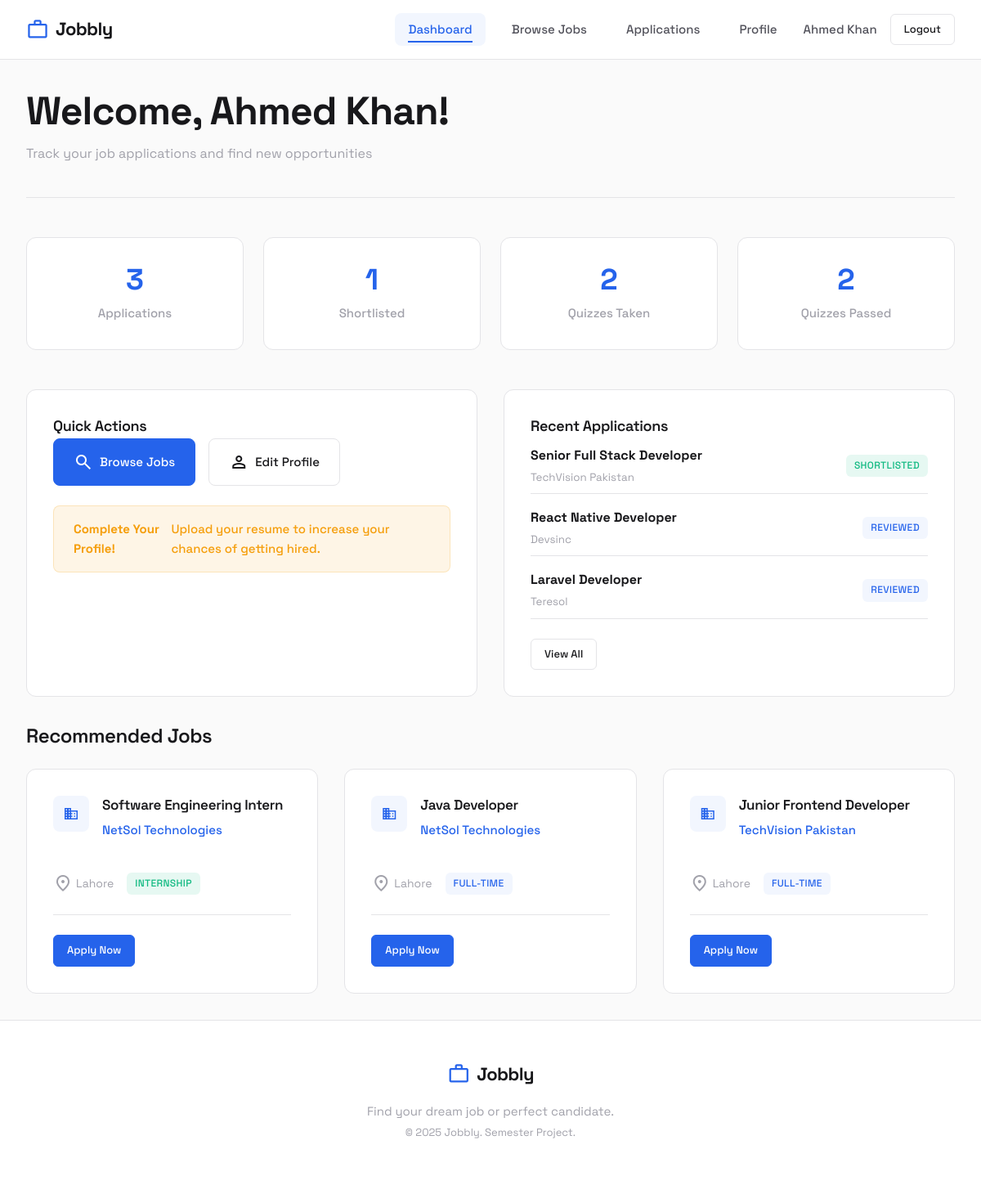
Page /v1-php/seeker/dashboard.php (signed in) on the committed database.
### tables this page shows
CREATE TABLE seekers (
    seeker_id INT AUTO_INCREMENT PRIMARY KEY,
    user_id INT NOT NULL UNIQUE,
    full_name VARCHAR(255) NOT NULL,
    pfp VARCHAR(255),
    resume_url VARCHAR(255),
    experience TEXT,
    education ENUM('Matric', 'Inter', 'BS', 'MS', 'PhD') DEFAULT 'Matric',
    FOREIGN KEY (user_id) REFERENCES users(user_id) ON DELETE CASCADE
);

CREATE TABLE applications (
    application_id INT AUTO_INCREMENT PRIMARY KEY,
    job_id INT NOT NULL,
    seeker_id INT NOT NULL,
    applied_date TIMESTAMP DEFAULT CURRENT_TIMESTAMP,
    status ENUM('pending', 'reviewed', 'shortlisted', 'rejected') DEFAULT 'pending',
    FOREIGN KEY (job_id) REFERENCES jobs(job_id) ON DELETE CASCADE,
    FOREIGN KEY (seeker_id) REFERENCES seekers(seeker_id) ON DELETE CASCADE,
    UNIQUE KEY unique_application (job_id, seeker_id)
);

CREATE TABLE jobs (
    job_id INT AUTO_INCREMENT PRIMARY KEY,
    company_id INT NOT NULL,
    title VARCHAR(255) NOT NULL,
    description TEXT,
    location VARCHAR(255),
    salary_min INT,
    salary_max INT,
    job_type ENUM('full-time', 'part-time', 'internship', 'contract', 'remote') DEFAULT 'full-time',
    required_skills TEXT,
    required_education ENUM('Matric', 'Inter', 'BS', 'MS', 'PhD') DEFAULT 'Matric',
    posted_date TIMESTAMP DEFAULT CURRENT_TIMESTAMP,
    status ENUM('active', 'closed') DEFAULT 'active',
    FOREIGN KEY (company_id) REFERENCES companies(company_id) ON DELETE CASCADE
);

CREATE TABLE companies (
    company_id INT AUTO_INCREMENT PRIMARY KEY,
    user_id INT NOT NULL UNIQUE,
    company_name VARCHAR(255) NOT NULL,
    description TEXT,
    logo_url VARCHAR(255),
    website VARCHAR(255),
    contact_no VARCHAR(50),
    FOREIGN KEY (user_id) REFERENCES users(user_id) ON DELETE CASCADE
);

### v1-php/includes/auth.php (called while the page is built, shortened)
<?php
require_once __DIR__ . '/functions.php';
function isLoggedIn() {
    return isset($_SESSION['user_id']);
}
function isCompany() {
    return isset($_SESSION['user_type']) && $_SESSION['user_type'] === 'company';
}

### v1-php/seeker/dashboard.php (the view, shortened to what this page needs)
<?php
require_once __DIR__ . '/../includes/auth.php';
$db = getDB();
$seekerId = $_SESSION['seeker_id'];
$stmt = $db->prepare("SELECT * FROM seekers WHERE seeker_id = ?");
$stmt->execute([$seekerId]);
$seeker = $stmt->fetch();
$stmt = $db->prepare("SELECT COUNT(*) FROM applications WHERE seeker_id = ?");
$stmt->execute([$seekerId]);
$totalApplications = $stmt->fetchColumn();
$stmt = $db->prepare("SELECT COUNT(*) FROM applications WHERE seeker_id = ? AND status = 'shortlisted'");
$stmt->execute([$seekerId]);
$shortlisted = $stmt->fetchColumn();
$stmt = $db->prepare("SELECT COUNT(*) FROM quiz_attempts WHERE seeker_id = ?");
$stmt->execute([$seekerId]);
$quizzesTaken = $stmt->fetchColumn();
$stmt = $db->prepare("SELECT COUNT(*) FROM quiz_attempts WHERE seeker_id = ? AND is_passed = 1");
$stmt->execute([$seekerId]);
$quizzesPassed = $stmt->fetchColumn();
$stmt = $db->prepare("
    SELECT a.*, j.title as job_title, c.company_name
    FROM applications a
    JOIN jobs j ON a.job_id = j.job_id
    JOIN companies c ON j.company_id = c.company_id
    WHERE a.seeker_id = ?
    ORDER BY a.applied_date DESC
    LIMIT 5
");
$stmt->execute([$seekerId]);
$recentApplications = $stmt->fetchAll();
$stmt = $db->prepare("
    SELECT j.*, c.company_name, c.logo_url
    FROM jobs j
    JOIN companies c ON j.company_id = c.company_id
    WHERE j.status = 'active'
    AND j.job_id NOT IN (SELECT job_id FROM applications WHERE seeker_id = ?)
    ORDER BY j.posted_date DESC
    LIMIT 3
");
$stmt->execute([$seekerId]);
$recommendedJobs = $stmt->fetchAll();
require_once __DIR__ . '/../includes/header.php';
?>
<div class="page-header">
    <h1 class="page-title">Welcome, <?= e($seeker['full_name']) ?>!</h1>
    <p class="page-subtitle">Track your job applications and find new opportunities</p>
</div>
<div class="stats-grid">
    <div class="stat-card">
        <div class="stat-number"><?= $totalApplications ?></div>
        <div class="stat-label">Applications</div>
    </div>
    <div class="stat-card">
        <div class="stat-number"><?= $shortlisted ?></div>
        <div class="stat-label">Shortlisted</div>
    </div>
    <div class="stat-card">
        <div class="stat-number"><?= $quizzesTaken ?></div>
        <div class="stat-label">Quizzes Taken</div>
    </div>
    <div class="stat-card">
        <div class="stat-number"><?= $quizzesPassed ?></div>
        <div class="stat-label">Quizzes Passed</div>
    </div>
</div>
<div class="grid grid-2">
    <div class="card">
        <h3 class="card-title mb-lg">Quick Actions</h3>
        <div class="flex flex-wrap gap-md">
            <a href="<?= SITE_URL ?>/seeker/browse-jobs.php" class="btn btn-primary">
                <span class="material-symbols-outlined">search</span>
                Browse Jobs
            </a>
            <a href="<?= SITE_URL ?>/seeker/profile.php" class="btn">
                <span class="material-symbols-outlined">person</span>
                Edit Profile
            </a>
        </div>
        <?php if (empty($seeker['resume_url'])): ?>
        <div class="alert alert-warning mt-lg" style="margin-bottom: 0;">
            <strong>Complete Your Profile!</strong> Upload your resume to increase your chances of getting hired.
        </div>
        <?php endif; ?>
    </div>
    <div class="card">
        <h3 class="card-title mb-lg">Recent Applications</h3>
        <?php if (empty($recentApplications)): ?>
            <p class="text-muted">No applications yet. Start browsing jobs!</p>
        <?php else: ?>
            <div class="dashboard-list">
                <?php foreach ($recentApplications as $app): ?>
                <div class="dashboard-list-item">
                    <div>
                        <strong><?= e($app['job_title']) ?></strong>
                        <br><small class="text-muted"><?= e($app['company_name']) ?></small>
                    </div>
                    <span class="badge <?= getStatusBadge($app['status']) ?>"><?= e($app['status']) ?></span>
                </div>
                <?php endforeach; ?>
            </div>
            <a href="<?= SITE_URL ?>/seeker/my-applications.php" class="btn btn-sm mt-lg">View All</a>
        <?php endif; ?>
    </div>
</div>
<?php if (!empty($recommendedJobs)): ?>
<div class="mt-xl">
    <h3 class="mb-lg">Recommended Jobs</h3>
    <div class="grid grid-3">
        <?php foreach ($recommendedJobs as $job): ?>
        <div class="card job-card">
            <div class="card-header">
                <?= companyLogo($job['logo_url']) ?>
                <div>
                    <h4 class="job-title"><?= e($job['title']) ?></h4>
                    <p class="job-company"><?= e($job['company_name']) ?></p>
                </div>
            </div>
            <div class="card-meta">
                <span class="card-meta-item">
                    <span class="material-symbols-outlined">location_on</span>
                    <?= e($job['location'] ?: 'Remote') ?>
                </span>
                <span class="badge <?= getJobTypeBadge($job['job_type']) ?>"><?= e($job['job_type']) ?></span>
            </div>
            <div class="card-actions">
                <a href="<?= SITE_URL ?>/seeker/apply.php?job=<?= $job['job_id'] ?>" class="btn btn-primary btn-sm">Apply Now</a>
            </div>
        </div>
        <?php endforeach; ?>
    </div>
</div>
<?php endif; ?>
<?php require_once __DIR__ . '/../includes/footer.php'; ?>

### v1-php/includes/header.php (shortened to what this page needs)
<?php
require_once __DIR__ . '/auth.php';
require_once __DIR__ . '/functions.php';
$currentPage = basename($_SERVER['PHP_SELF'], '.php');
?>
<!DOCTYPE html>
<html lang="en">
<head>
    <link rel="stylesheet" href="<?= SITE_URL ?>/assets/css/variables.css">
    <link rel="stylesheet" href="<?= SITE_URL ?>/assets/css/style.css">
    <link rel="stylesheet" href="<?= SITE_URL ?>/assets/css/components.css">
</head>
<body>
    <nav class="navbar">
        <div class="nav-container">
            <a href="<?= SITE_URL ?>/" class="nav-logo">
                <span class="material-symbols-outlined logo-icon">work</span>
                <span class="logo-text"><?= SITE_NAME ?></span>
            </a>
            <div class="nav-links">
                <?php if (isLoggedIn()): ?>
                    <?php if (isCompany()): ?>
                        <a href="<?= SITE_URL ?>/company/dashboard.php" class="nav-link <?= $currentPage === 'dashboard' ? 'active' : '' ?>">Dashboard</a>
                        <a href="<?= SITE_URL ?>/company/post-job.php" class="nav-link <?= $currentPage === 'post-job' ? 'active' : '' ?>">Post Job</a>
                        <a href="<?= SITE_URL ?>/company/manage-jobs.php" class="nav-link <?= $currentPage === 'manage-jobs' ? 'active' : '' ?>">My Jobs</a>
                        <a href="<?= SITE_URL ?>/company/profile.php" class="nav-link <?= $currentPage === 'profile' ? 'active' : '' ?>">Profile</a>
                    <?php else: ?>
                        <a href="<?= SITE_URL ?>/seeker/dashboard.php" class="nav-link <?= $currentPage === 'dashboard' ? 'active' : '' ?>">Dashboard</a>
                        <a href="<?= SITE_URL ?>/seeker/browse-jobs.php" class="nav-link <?= $currentPage === 'browse-jobs' ? 'active' : '' ?>">Browse Jobs</a>
                        <a href="<?= SITE_URL ?>/seeker/my-applications.php" class="nav-link <?= $currentPage === 'my-applications' ? 'active' : '' ?>">Applications</a>
                        <a href="<?= SITE_URL ?>/seeker/profile.php" class="nav-link <?= $currentPage === 'profile' ? 'active' : '' ?>">Profile</a>
                    <?php endif; ?>
                    <div class="nav-user">
                        <span class="user-name"><?= e($_SESSION['company_name'] ?? $_SESSION['full_name'] ?? $_SESSION['email']) ?></span>
                        <a href="<?= SITE_URL ?>/auth/logout.php" class="btn btn-outline btn-sm">Logout</a>
                    </div>
                <?php else: ?>
                    <a href="<?= SITE_URL ?>/auth/login.php" class="nav-link">Login</a>
                    <a href="<?= SITE_URL ?>/auth/register.php" class="btn btn-primary btn-sm">Get Started</a>
                <?php endif; ?>
            </div>
        </div>
    </nav>
    <main class="main-content">

### v1-php/includes/functions.php (shortened to what this page needs)
<?php
function e($string) {
    return htmlspecialchars($string, ENT_QUOTES, 'UTF-8');
}
function getJobTypeBadge($type) {
    $badges = [
        'full-time' => 'badge-primary',
        'part-time' => 'badge-secondary',
        'internship' => 'badge-success',
        'contract' => 'badge-warning',
        'remote' => 'badge-info'
    ];
    return $badges[$type] ?? 'badge-default';
}
function getStatusBadge($status) {
    $badges = [
        'pending' => 'badge-warning',
        'reviewed' => 'badge-info',
        'shortlisted' => 'badge-success',
        'rejected' => 'badge-danger',
        'active' => 'badge-success',
        'closed' => 'badge-secondary'
    ];
    return $badges[$status] ?? 'badge-default';
}
function companyLogo($logoUrl, $size = '') {
    $placeholder = $size === 'lg' ? 'company-logo-placeholder-lg' : 'company-logo-placeholder';
    return '<div class="' . $placeholder . '"><span class="material-symbols-outlined">business</span></div>';
}

### v1-php/includes/footer.php (shortened to what this page needs)
    </main>
    <footer class="footer">
        <div class="footer-container">
            <div class="footer-brand">
                <span class="material-symbols-outlined logo-icon">work</span>
                <span class="logo-text"><?= SITE_NAME ?></span>
            </div>
            <p class="footer-text">Find your dream job or perfect candidate.</p>
            <p class="footer-copy">&copy; <?= date('Y') ?> <?= SITE_NAME ?>. Semester Project.</p>
        </div>
    </footer>
</body>
</html>

### v1-php/assets/css/variables.css (style rules this page uses)
:root { --primary: #2563eb; --primary-hover: #1d4ed8; --primary-light: #eff6ff; --primary-subtle: rgba(37, 99, 235, 0.06); --accent-yellow: #f59e0b; --accent-green: #10b981; --accent-red: #ef4444; --accent-purple: #8b5cf6; --success: #22c55e; --bg: #fafafa; --bg-alt: #ffffff; --bg-elevated: #ffffff; --text: #18181b; --text-secondary: #52525b; --text-muted: #a1a1aa; --border: #e4e4e7; --border-hover: #d4d4d8; --shadow-xs: 0 1px 2px rgba(0, 0, 0, 0.04); --shadow-sm: 0 2px 4px rgba(0, 0, 0, 0.04), 0 1px 2px rgba(0, 0, 0, 0.02); --shadow-md: 0 4px 12px rgba(0, 0, 0, 0.06), 0 2px 4px rgba(0, 0, 0, 0.04); --shadow-lg: 0 8px 24px rgba(0, 0, 0, 0.08), 0 4px 8px rgba(0, 0, 0, 0.04); --shadow-xl: 0 16px 48px rgba(0, 0, 0, 0.1); --ring: 0 0 0 3px rgba(37, 99, 235, 0.15); --space-xs: 0.25rem; --space-sm: 0.5rem; --space-md: 1rem; --space-lg: 1.5rem; --space-xl: 2rem; --space-2xl: 3rem; --space-3xl: 4rem; --border-width: 1px; --radius-sm: 6px; --radius-md: 8px; --radius-lg: 12px; --radius-xl: 16px; --radius-full: 9999px; --transition-fast: 0.15s ease; --transition: 0.2s ease; --transition-slow: 0.3s ease; }

### v1-php/assets/css/components.css (style rules this page uses)
.btn { display: inline-flex; align-items: center; justify-content: center; gap: var(--space-sm); padding: var(--space-md) var(--space-lg); font-family: inherit; font-size: 0.9375rem; font-weight: 500; text-decoration: none; border: var(--border-width) solid var(--border); border-radius: var(--radius-md); cursor: pointer; transition: all 0.2s cubic-bezier(0.4, 0, 0.2, 1); background: var(--bg-alt); color: var(--text); position: relative; overflow: hidden; }
.btn-primary { background: var(--primary); color: white; border-color: var(--primary); }
.btn-outline { background: transparent; color: var(--text); }
.btn-sm { padding: var(--space-sm) var(--space-md); font-size: 0.8125rem; border-radius: var(--radius-sm); }
.card { background: var(--bg-alt); border: var(--border-width) solid var(--border); border-radius: var(--radius-lg); padding: var(--space-xl); transition: all 0.3s cubic-bezier(0.4, 0, 0.2, 1); }
.card-header { display: flex; align-items: flex-start; gap: var(--space-md); margin-bottom: var(--space-lg); }
.card-title { font-size: 1.125rem; font-weight: 600; margin-bottom: var(--space-xs); }
.card-meta { display: flex; flex-wrap: wrap; gap: var(--space-md); color: var(--text-muted); font-size: 0.875rem; }
.card-meta-item { display: flex; align-items: center; gap: var(--space-xs); }
.card-actions { display: flex; gap: var(--space-sm); flex-wrap: wrap; margin-top: var(--space-lg); padding-top: var(--space-lg); border-top: var(--border-width) solid var(--border); }
.job-card { display: flex; flex-direction: column; height: 100%; }
.job-title { font-size: 1.0625rem; font-weight: 600; margin-bottom: var(--space-sm); }
.job-company { color: var(--primary); font-weight: 500; margin-bottom: var(--space-md); font-size: 0.9375rem; }
.badge { display: inline-flex; align-items: center; padding: 0.25rem 0.625rem; font-size: 0.75rem; font-weight: 500; text-transform: uppercase; letter-spacing: 0.03em; border-radius: var(--radius-sm); transition: all 0.2s ease; }
.badge-primary { background: var(--primary-subtle); color: var(--primary); }
.badge-success { background: rgba(16, 185, 129, 0.1); color: var(--accent-green); }
.badge-info { background: var(--primary-subtle); color: var(--primary); }
.alert { padding: var(--space-md) var(--space-lg); border-radius: var(--radius-md); margin-bottom: var(--space-lg); font-weight: 500; font-size: 0.9375rem; display: flex; align-items: center; gap: var(--space-sm); }
.alert-warning { background: rgba(245, 158, 11, 0.1); color: var(--accent-yellow); border: var(--border-width) solid rgba(245, 158, 11, 0.2); }
.company-logo-placeholder { width: 44px; height: 44px; min-width: 44px; min-height: 44px; background: var(--primary-subtle); border-radius: var(--radius-md); display: flex; align-items: center; justify-content: center; flex-shrink: 0; }
.company-logo-placeholder .material-symbols-outlined { color: var(--primary); font-size: 1.25rem; }

### rows in the picture
seekers: full_name "Ahmed Khan"
applications: job.title "Senior Full Stack Developer", companies.company_name "TechVision Pakistan", status "SHORTLISTED"
applications: job.title "React Native Developer", companies.company_name "Devsinc", status "REVIEWED"
applications: job.title "Laravel Developer", companies.company_name "Teresol", status "REVIEWED"
jobs: title "Software Engineering Intern", company.company_name "NetSol Technologies", location "Lahore", job_type "INTERNSHIP"
jobs: title "Java Developer", company.company_name "NetSol Technologies", location "Lahore", job_type "FULL-TIME"
jobs: title "Junior Frontend Developer", company.company_name "TechVision Pakistan", location "Lahore", job_type "FULL-TIME"

### other values in the picture
SITE_NAME "Jobbly"
$_SESSION['company_name'] "Ahmed Khan"
$totalApplications "3"
$shortlisted "1"
$quizzesTaken "2"
$quizzesPassed "2"
